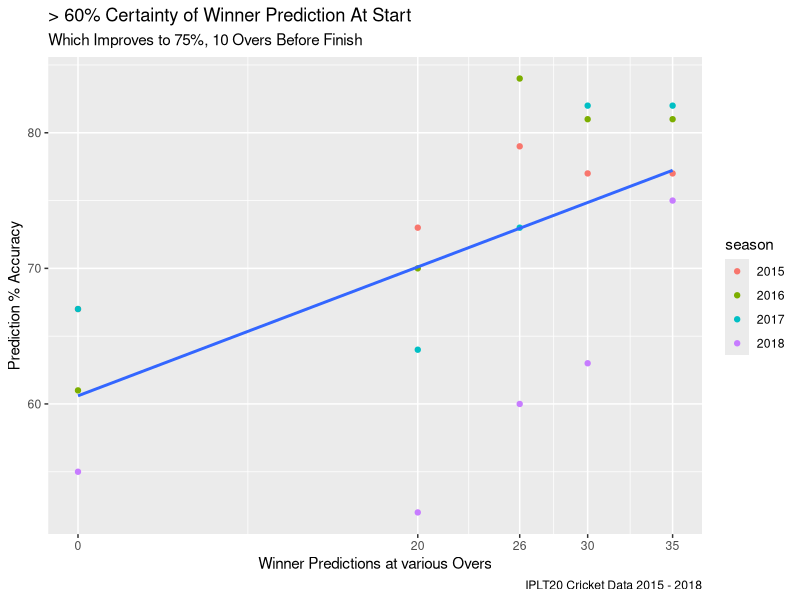
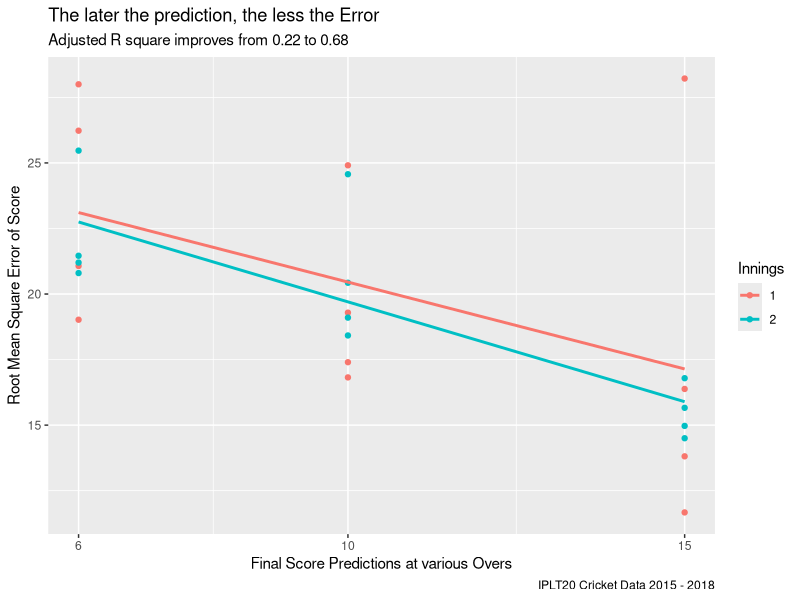

Recreate these plots in R, in order.
## ---- chunk 1
library ("tidyverse")
library("dplyr")
library("ggplot2")
library("leaps")
library("caret")
filesDir <- "C:\\work\\dataScience\\springboard\\springboardIntro"
setwd(filesDir)
predResSummWinAccuracy_df <- read.csv(file= "WinPredictionAccuracyIPL2015_18.csv",
                                      header = TRUE, sep = ",", stringsAsFactors =TRUE)
predResSummRMSE_df <- read.csv ( file = "RMSERunsPredictionIPL2015_18.csv",
                                 header = TRUE, sep = ",", stringsAsFactors =TRUE)
predRes_df1 <- read.csv(file = "MatchPredictionErrorsIPL2015_18.csv",
                        header = TRUE, sep = ",", stringsAsFactors =TRUE)
knitr::opts_chunk$set(echo = TRUE)
## ---- chunk 2

predResSummWinAccuracy_df$season <- as.factor(predResSummWinAccuracy_df$season)
predResSummRMSE_df$Innings <- as.factor(predResSummRMSE_df$Innings)
ggplot(mapping = aes(x= Overs, y = Accuracy), 
       data = predResSummWinAccuracy_df) +
  geom_point(mapping = aes(color = season)) +
  geom_smooth(method = "lm", se = FALSE) +
  scale_x_continuous(breaks = c(0, 20, 26, 30, 35)) +
  labs(x= "Winner Predictions at various Overs", 
       y = "Prediction % Accuracy",
       title = paste("> 60% Certainty of Winner Prediction At Start"),
       subtitle = paste("Which Improves to 75%, 10 Overs Before Finish"),
       caption = "IPLT20 Cricket Data 2015 - 2018"
  )

ggplot(mapping = aes(x= Overs, y = RMSE1, color = Innings), 
                     data = predResSummRMSE_df) +
  geom_point() +
  geom_smooth(method = "lm", se = FALSE) +
  scale_x_continuous(breaks = c(6, 10, 15)) +
  labs(x= "Final Score Predictions at various Overs", 
       y = "Root Mean Square Error of Score",
       title = paste("The later the prediction, the less the Error"),
       subtitle = paste("Adjusted R square improves from 0.22 to 0.68"),
       caption = "IPLT20 Cricket Data 2015 - 2018"
  )


## ---- chunk 3
confMatrix_O0  <- confusionMatrix(as.factor(predRes_df1$predO0TeamBatFirstWinMod), 
                                  as.factor(predRes_df1$actualTeamBatFirstWin))
confMatrix_O20 <- confusionMatrix(as.factor(predRes_df1$predO20TeamBatFirstWinMod), 
                                  as.factor(predRes_df1$actualTeamBatFirstWin))
confMatrix_O26 <- confusionMatrix(as.factor(predRes_df1$predO26TeamBatFirstWinMod), 
                                  as.factor(predRes_df1$actualTeamBatFirstWin))
confMatrix_O30 <- confusionMatrix(as.factor(predRes_df1$predO30TeamBatFirstWinMod), 
                                  as.factor(predRes_df1$actualTeamBatFirstWin))
confMatrix_O35 <- confusionMatrix(as.factor(predRes_df1$predO35TeamBatFirstWinMod), 
                                  as.factor(predRes_df1$actualTeamBatFirstWin))
                  # Since confusionMatrix output is a list, we can access the results:
accuracy0Over  <- round(confMatrix_O0$overall[1]  *100, 0)
accuracy20Over <- round(confMatrix_O20$overall[1] *100, 0)
accuracy26Over <- round(confMatrix_O26$overall[1] *100, 0)
accuracy30Over <- round(confMatrix_O30$overall[1] *100, 0)
accuracy35Over <- round(confMatrix_O35$overall[1] *100, 0)
paste ("Winner Prediction Right After Toss: Accuracy is", accuracy0Over, "%")           
            print (confMatrix_O0, printStats = FALSE) 
paste ("Winner Prediction after 20 Overs: Accuracy is", accuracy20Over, "%")            
            print (confMatrix_O20, printStats = FALSE) 
paste ("Winner Prediction after 26 Overs: Accuracy is", accuracy26Over, "%")
            print (confMatrix_O26, printStats = FALSE)
paste ("Winner Prediction after 30 Overs: Accuracy is", accuracy30Over, "%")
            print (confMatrix_O30, printStats = FALSE)
paste ("Winner Prediction after 35 Overs: Accuracy is", accuracy35Over, "%")
            print (confMatrix_O35, printStats = FALSE)
